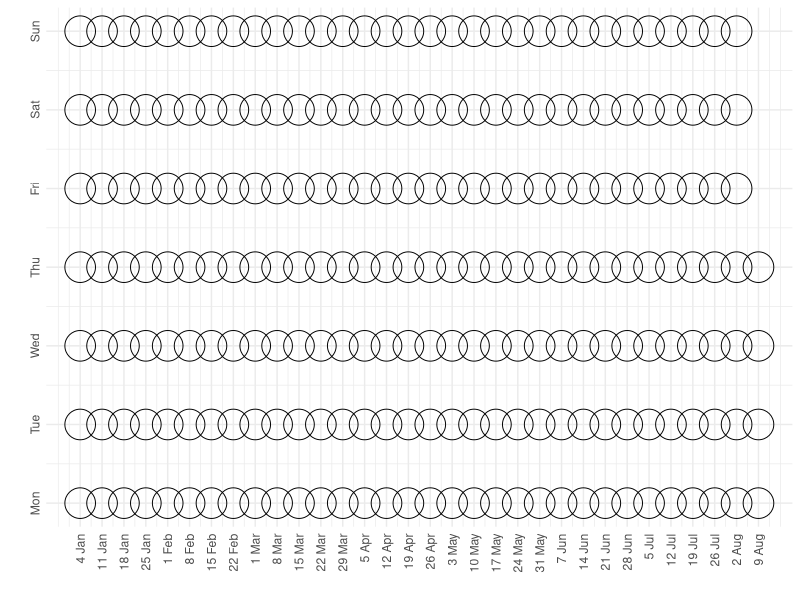
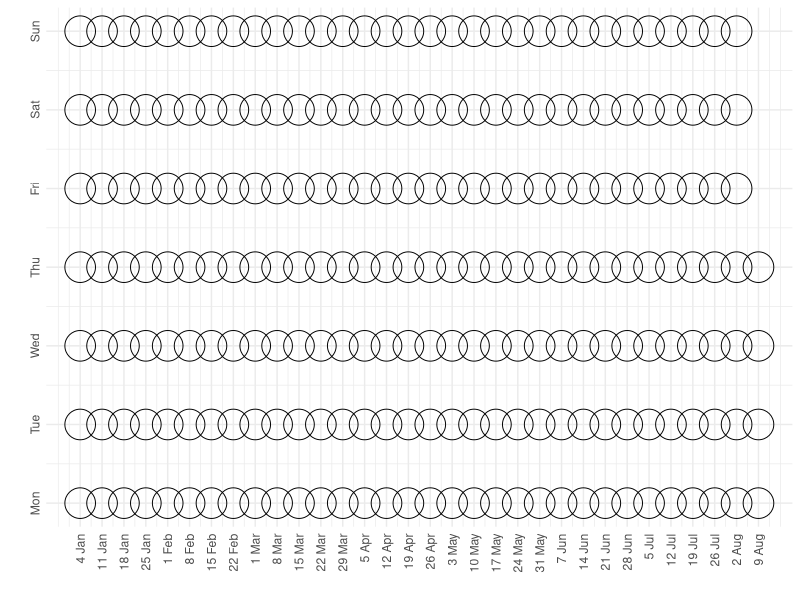

Write R code to recreate these figures, in order.
library(ggplot2)

Jan <- c(1:31)
Feb <- c(1:28)
Mar <- c(1:31)
Apr <- c(1:30)
May <- c(1:31)
Jun <- c(1:30)
Jul <- c(1:31)
Aug <- c(1:31)
Sep <- c(1:30)
Oct <- c(1:31)
Nov <- c(1:30)
Dec <- c(1:31)

date <- c(Jan, Feb, Mar, Apr, May, Jun, Jul, Aug, Sep, Oct, Nov, Dec)


Jan <- rep("Jan", 31)
Feb <- rep("Feb", 28)
Mar <- rep("Mar", 31)
Apr <- rep("Apr", 30)
May <- rep("May", 31)
Jun <- rep("Jun", 30)
Jul <- rep("Jul", 31)
Aug <- rep("Aug", 31)
Sep <- rep("Sep", 30)
Oct <- rep("Oct", 31)
Nov <- rep("Nov", 30)
Dec <- rep("Dec", 31)

month <- c(Jan, Feb, Mar, Apr, May, Jun, Jul, Aug, Sep, Oct, Nov, Dec)

rm(Jan, Feb, Mar, Apr, May, Jun, Jul, Aug, Sep, Oct, Nov, Dec)

week <- c("Fri", "Sat", "Sun", "Mon", "Tue", "Wed", "Thu")

year <- as.data.frame(cbind(month, date))

year

# year <- year[4:nrow(year),]

days <- rep(week, length.out = nrow(year) )

year <- cbind(year, days)

rm(date, days, month, week)

year$DayMonth <- paste(year$date, year$month)

year$week <- rep(1:100, each = 7, length.out = nrow(year))

year$ExerciseWindow <- rep(1:7, length.out = nrow(year))
rownames(year) <- NULL
year <- year[1:221,]
mondays <- year[year$days == "Mon", ]

ggplot(data = year, aes(x = week, y = ExerciseWindow))+
  geom_point(shape = 1, size = 10,) + 
  scale_y_continuous(labels = c("Mon", "Tue", "Wed", "Thu", "Fri", "Sat", "Sun") , breaks = seq(1, 7, by = 1))+
  scale_x_continuous(labels = mondays$DayMonth, breaks = seq(1,32,1)) +
  guides(x =  guide_axis(angle = 90), y =  guide_axis(angle = 90))+
  labs(x = "", y = "")+
  theme_minimal() 

ggsave("2021_track.pdf", width = 29.7, height = 21.0, units = "cm"  )
rm(year, KG, normal, obese, overweight)